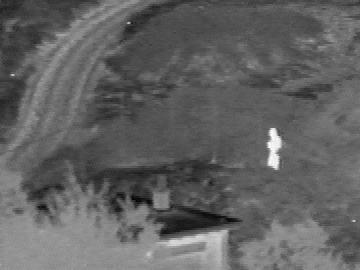
#> input picture 01-11 Attention/images/IV_images/IR1.png, 360 x 270 px, found by its file name; its folder holds only this picture in this run
$ python crop.py
#> lines starting #> are read from the running program, lines starting #| are printed output that depends on the picture
import cv2
import numpy as np
import random
from os import listdir
from os.path import join

def list_images(directory):
    images = []
    for file in listdir(directory):
        name = file.lower()
        if name.endswith('.png'):
            images.append(join(directory, file))
        elif name.endswith('.jpg'):
            images.append(join(directory, file))
        elif name.endswith('.jpeg'):
            images.append(join(directory, file))
    return images

path_1 = "D:/DLUT/2020.01.06ICIP/Crop/IV_images/"
#path_2 = "D:/DLUT/2019.09.30 论文/服务器备份/road-scene-infrared-visible-images-master/crop_LR_visible"

img_path_1 = list_images(path_1)
#img_path_2 = list_images(path_2)

for p_1 in img_path_1:
    img_1 = cv2.imread(p_1)
#> img_1 is the input picture: shape (270, 360, 3); min 0, max 255, mean 97.8
    # img_2 = cv2.imread(p_2)
    width = img_1.shape[0]
#> width = 270
    height = img_1.shape[1]
#> height = 360
    x = int(width / 8)
#> x = 33
    x = int(x * 8)
#> x = 264
    y = int(height / 8)
#> y = 45
    y = int(y * 8)
#> y = 360
    cropped_1 = img_1[0:x, 0:y]  # 裁剪坐标为[y0:y1, x0:x1]
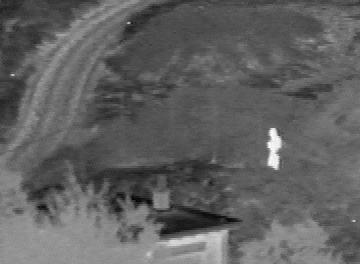
#> cropped_1: shape (264, 360, 3); min 0, max 255, mean 96.9
    # cropped_2 = img_2[x:x+256, y:y+256]  # 裁剪坐标为[y0:y1, x0:x1]
    img_gray_1 = cv2.cvtColor(cropped_1, cv2.COLOR_RGB2GRAY)
    #img_gray_2 = cv2.cvtColor(cropped_2, cv2.COLOR_RGB2GRAY)

    cv2.imwrite(p_1,img_gray_1)
    #cv2.imwrite(p_2,img_gray_2)

$ run again, on 01-11 Attention/images/IV_images/IR16.png
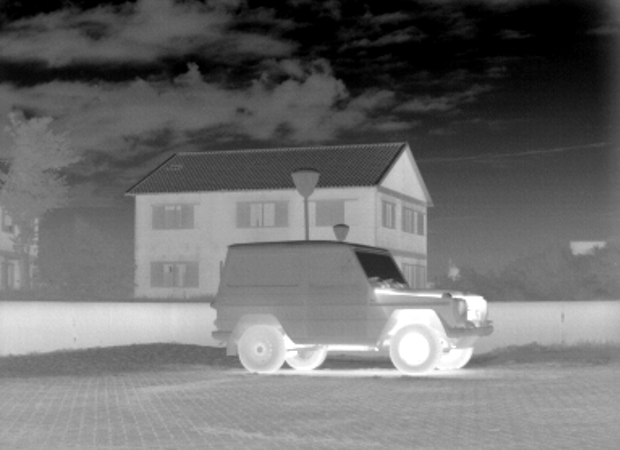
#> input picture 01-11 Attention/images/IV_images/IR16.png, 620 x 450 px, found by its file name
#> img_1 is the input picture: shape (450, 620, 3); min 0, max 255, mean 109.5
#> `cropped_1 = img_1[0:x, 0:y]`:
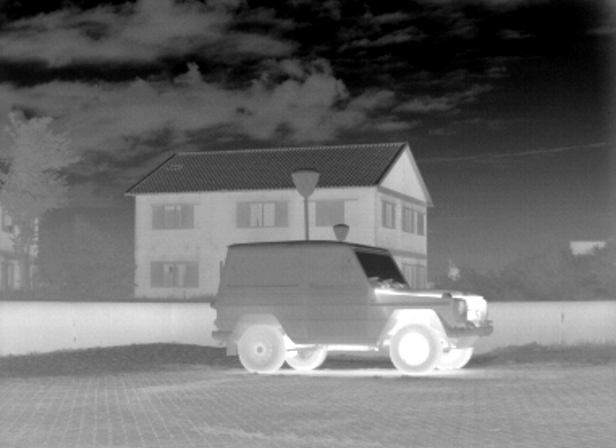
#> cropped_1: shape (448, 616, 3); min 0, max 255, mean 109.2

$ run again, on 01-11 Attention/images/IV_images/IR11.png
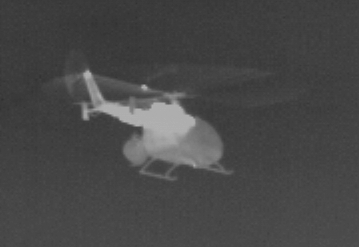
#> input picture 01-11 Attention/images/IV_images/IR11.png, 359 x 247 px, found by its file name
#> img_1 is the input picture: shape (247, 359, 3); min 48, max 177, mean 71.7
#> `cropped_1 = img_1[0:x, 0:y]`:
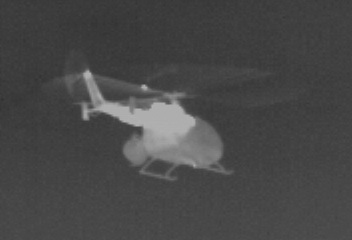
#> cropped_1: shape (240, 352, 3); min 48, max 177, mean 71.7
